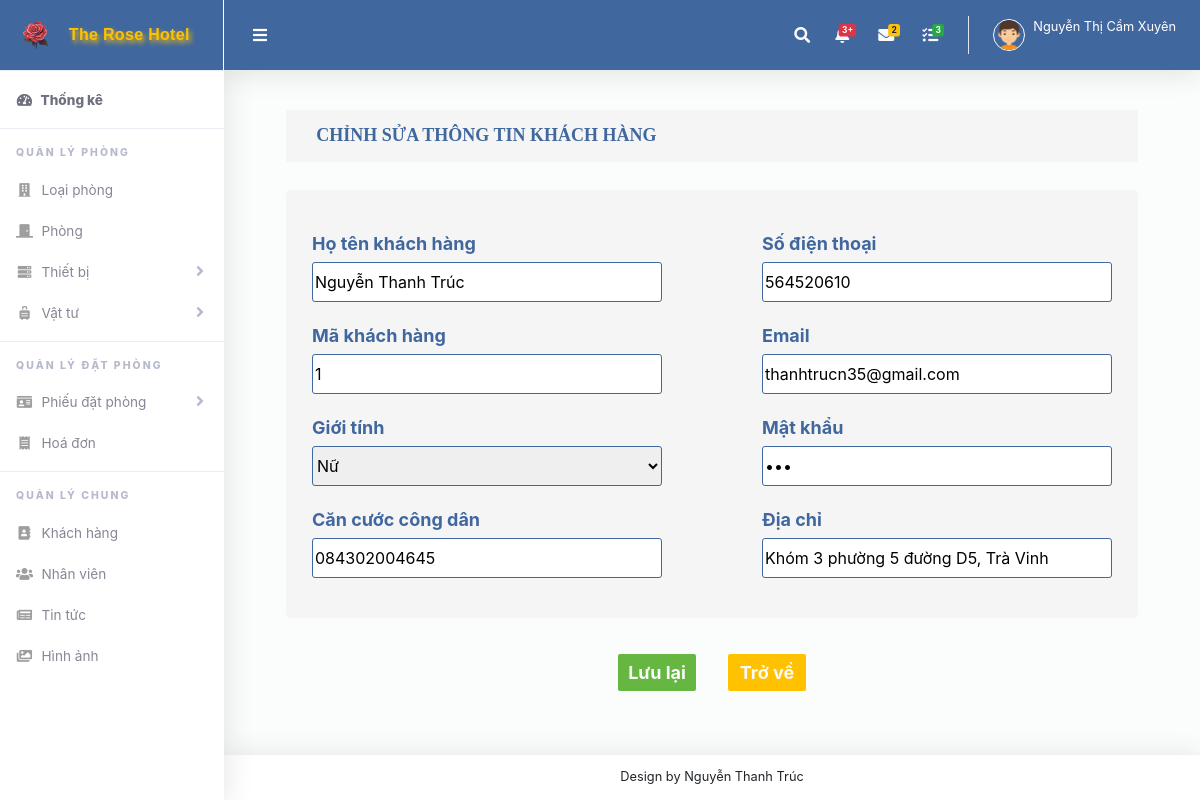
The page /suaQLKH.php?user=1 (signed in) on the database its author committed.
### tables this page shows
CREATE TABLE `khach_hang` (
  `ma_kh` int(11) NOT NULL,
  `ho_ten` varchar(100) NOT NULL,
  `gioi_tinh` varchar(20) NOT NULL,
  `cccd` varchar(50) NOT NULL,
  `sdtkh` int(11) NOT NULL,
  `emailkh` varchar(50) NOT NULL,
  `dia_chi` varchar(255) NOT NULL,
  `matkhaukh` varchar(50) NOT NULL
);

### suaQLKH.php (the view, shortened to what this page needs)
<?php
include ("header.php");
include ("ketnoi.php");
$usern = $_REQUEST["user"];
$sql = "SELECT * FROM khach_hang WHERE ma_kh = '" . $usern . "'";
$kq = mysqli_query($conn, $sql) or die("Không thể sửa thông tin" . mysqli_error());
$row = mysqli_fetch_array($kq);
?>
<form enctype="multipart/form-data" action="xulysuaQLKH.php" name="xulysuaQLKH" method="post">
    <div class="text">
        <h4>
            CHỈNH SỬA THÔNG TIN KHÁCH HÀNG
        </h4>
    </div>
    <div class="themtong">
        <div class="themmoi">
            <div class="themm">
            <div class="thema">
                    <span>Họ tên khách hàng</span>
                    <input type="text" name="ho_ten" readonly value="<?php echo $row["ho_ten"]; ?>" />
                </div>
                <div class="thema">
                    <span>Mã khách hàng</span>
                    <input type="text" name="ma_kh" readonly value="<?php echo $row["ma_kh"]; ?>" />
                </div>
                <div class="thema">
                    <span>Giới tính</span>
                    <select  name="gioi_tinh">
                        <option value="Nữ" <?php echo ($row["gioi_tinh"] == "Nữ") ? 'selected' : ''; ?>>Nữ</option>
                </select>
                </div>
                <div class="thema">
                    <span>Căn cước công dân</span>
                    <input type="text" name="cccd" value="<?php echo $row["cccd"]; ?>" />
                </div>
            </div>
            <div class="themm">
                <div class="thema">
                    <span>Số điện thoại</span>
                    <input type="text" name="sdtkh" value="<?php echo $row["sdtkh"]; ?>" />
                </div>
                <div class="thema">
                    <span>Email</span>
                    <input type="text" name="emailkh" value="<?php echo $row["emailkh"]; ?>" />
                </div>
                <div class="thema">
                    <span>Mật khẩu</span>
                    <input type="password" name="matkhaukh" readonly value="<?php echo $row["matkhaukh"]; ?>" />
                </div>
                <div class="thema">
                    <span>Địa chỉ</span>
                    <input type="text" name="dia_chi" value="<?php echo $row["dia_chi"]; ?>" />
                </div>
            </div>
        </div>
    </div>
    <div class="luulai">
        <input type="submit" name="luu" value="Lưu lại" />
        <button type="button" onclick="window.location.href='QLKH.php'">Trở về</button>
    </div>
</form>
<?php
include ("footer.php")
    ?>

### suaQLKH.php (style rules this page uses)
.text { height: 60px; font-size: medium; display: flex; margin-top: 40px; gap: 15px; justify-content: center; }
.text h4 { font-family: Tahoma; background-color: #F5F5F5; font-size: large; width: 90%; padding: 10px 30px; display: flex; align-items: center; color: #40679E; font-weight: bold; }
.themtong { margin-top: 20px; background: #F5F5F5; display: flex; flex-direction: column; justify-content: center; width: 90%; margin: 20px auto; gap: 20px; padding: 40px; border-radius: 5px; }
.themmoi { gap: 100px; display: flex; justify-content: center; }
.themm { display: flex; flex-direction: column; gap: 20px; }
.thema { display: flex; flex-direction: column; gap: 5px; }
input[type="text" i] { height: 40px; border: 1px solid #40679E; border-radius: 3px; color: black; width: 350px; }
input[type="password" i] { height: 40px; border: 1px solid #40679E; border-radius: 3px; color: black; width: 350px; }
.thema>select { height: 40px; border: 1px solid #40679E; border-radius: 3px; color: black; width: 350px; }
.thema>span { color: #40679E; font-weight: bolder; font-size: large; }
.luulai { display: flex; gap: 30px; justify-content: center; align-items: center; padding: 10px 20px; }
.luulai input { margin-top: 5px; width: 80px; padding: 5px 10px; color: #fafafa; background-color: #65B741; border: 1px solid white; font-weight: bolder; border-radius: 3px; font-size: large; }
.luulai button { margin-top: 5px; width: 80px; padding: 5px 10px; color: #fafafa; background-color: #FFC100; border: 1px solid white; font-weight: bolder; border-radius: 3px; font-size: large; }

### rows shown on the page
khach_hang: ho_ten "Nguyễn Thanh Trúc", ma_kh "1", gioi_tinh "Nữ", cccd "084302004645", sdtkh "564520610", emailkh "thanhtrucn35@gmail.com", dia_chi "Khóm 3 phường 5 đường D5, Trà Vinh"

### other values the page prints
$_SESSION['ho_ten'] "Nguyễn Thị Cẩm Xuyên"
